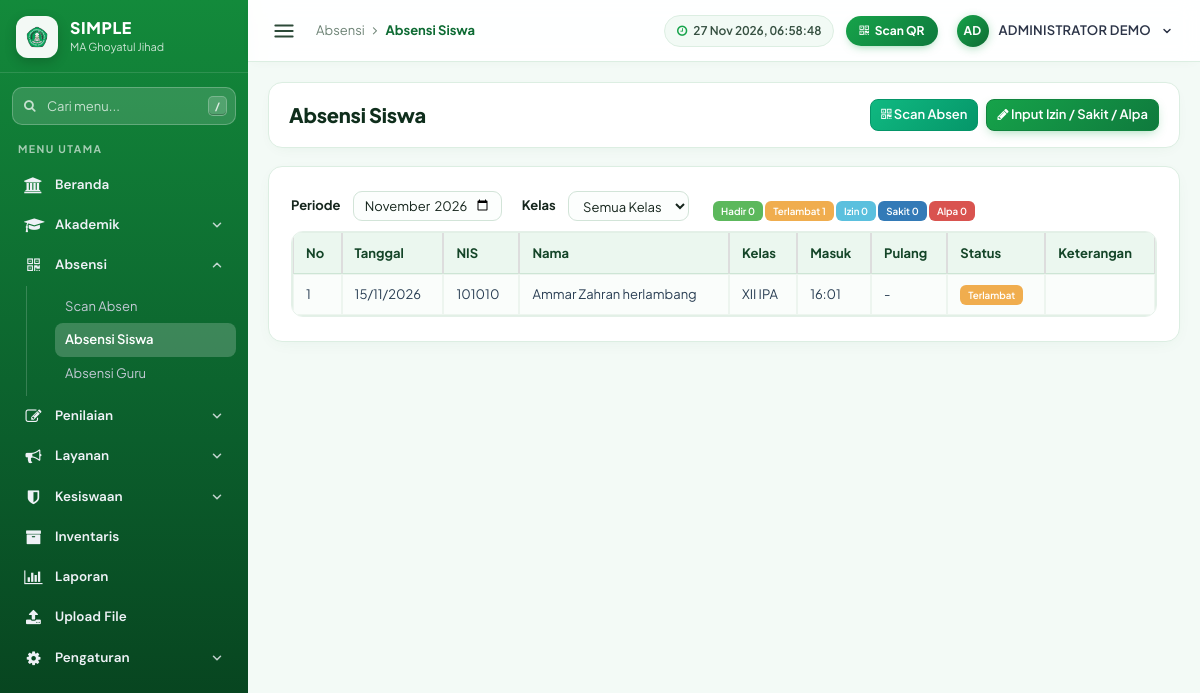
Screenshot of /index.php?page=Absen-Siswa (signed in) with the database file from the repository.
### tables this page shows
CREATE TABLE `absensi_siswa` (
  `id` int NOT NULL,
  `siswa_id` int NOT NULL,
  `tanggal` date NOT NULL,
  `jam_masuk` time DEFAULT NULL,
  `jam_pulang` time DEFAULT NULL,
  `status` varchar(12) NOT NULL DEFAULT 'Hadir',
  `keterangan` varchar(100) DEFAULT NULL
);

CREATE TABLE `siswa` (
  `id` int NOT NULL,
  `nis` varchar(20) NOT NULL,
  `nisn` varchar(20) DEFAULT NULL,
  `nama` varchar(120) NOT NULL,
  `jenis_kelamin` char(1) NOT NULL DEFAULT 'L',
  `kelas_id` int DEFAULT NULL,
  `tanggal_lahir` date DEFAULT NULL,
  `alamat` varchar(200) DEFAULT NULL,
  `nama_wali` varchar(120) DEFAULT NULL,
  `no_hp_wali` varchar(30) DEFAULT NULL,
  `status` varchar(10) NOT NULL DEFAULT 'Active',
  `foto` varchar(100) DEFAULT NULL
);

CREATE TABLE `kelas` (
  `id` int NOT NULL,
  `nama` varchar(30) NOT NULL,
  `tingkat` varchar(5) NOT NULL,
  `jurusan` varchar(30) DEFAULT NULL,
  `wali_guru_id` int DEFAULT NULL
);

### index.php (called while the page is built, shortened)
<?php
require_once __DIR__ . '/library/helpers.php';
$routes = [
    'Dashboard' => 'pages/home.php',
    'Data-Siswa' => 'pages/siswa.php',
    'Data-Guru' => 'pages/guru.php',
    'Data-Kelas' => 'pages/kelas.php',
    'Absen-Scan' => 'pages/absen_scan.php',
    'Absen-Siswa' => 'pages/absen_siswa.php',
    'Absen-Guru' => 'pages/absen_guru.php',
    'Cetak-Kartu' => 'pages/kartu.php',
    'Profile' => 'pages/profile.php',
    'User-Guide' => 'pages/help.php',
    'Help' => 'pages/help.php',
    'Users' => 'pages/users.php',
    'Upload-File' => 'pages/upload_file.php',
    'Tahun-Ajaran' => 'pages/tahun_ajaran.php',
    'Mata-Pelajaran' => 'pages/mapel.php',
    'Jadwal' => 'pages/jadwal.php',
    'Perizinan' => 'pages/perizinan.php',
    'Pengumuman' => 'pages/pengumuman.php',
    'Kenaikan-Kelas' => 'pages/kenaikan.php',
    'Input-Nilai' => 'pages/nilai.php',
    'Rapor' => 'pages/rapor.php',
    'Cetak-Rapor' => 'pages/cetak_rapor.php',
    'Laporan' => 'pages/laporan.php',
    'Pelanggaran' => 'pages/pelanggaran.php',
    'Inventaris' => 'pages/inventaris.php',
    'Master-Menu' => 'pages/master_menu.php',
];
$page = $_GET['page'] ?? 'Dashboard';
require __DIR__ . '/' . $routes[$page];

### library/helpers.php (called while the page is built, shortened)
<?php
function e($s) { return htmlspecialchars((string)$s, ENT_QUOTES, 'UTF-8'); }
function role() { return strtoupper((string)($_SESSION['SES_ROLE'] ?? '')); }
function canEdit() { return in_array(role(), ['ADMIN', 'TATA USAHA'], true); }
function qall($db, $sql, $types = '', $p = []) {
    $st = $db->prepare($sql);
    if ($types) $st->bind_param($types, ...$p);
    $st->execute();
    return $st->get_result()->fetch_all(MYSQLI_ASSOC);
}

### pages/absen_siswa.php (the view, shortened to what this page needs)
<?php
$db = $koneksidb;
$kelasList = qall($db, "SELECT id, nama FROM kelas ORDER BY FIELD(tingkat,'X','XI','XII'), jurusan");
$bolehInput = canEdit() || in_array(role(), ['GURU', 'WAKIL KEPALA'], true);
$bulanIni = date('Y-m'); $bulan = $_GET['bulan'] ?? $bulanIni;
$awal = $bulan . '-01'; $akhir = date('Y-m-d', strtotime($awal . ' +1 month'));
$fKelas = (int)($_GET['kelas'] ?? 0);
$sql = "SELECT a.tanggal, a.jam_masuk, a.jam_pulang, a.status, a.keterangan, s.nis, s.nama, k.nama AS kelas
        FROM absensi_siswa a JOIN siswa s ON s.id = a.siswa_id LEFT JOIN kelas k ON k.id = s.kelas_id
        WHERE a.tanggal >= ? AND a.tanggal < ?" . ($fKelas ? ' AND s.kelas_id = ?' : '') . " ORDER BY a.tanggal DESC, k.nama, s.nama";
$rows = $fKelas ? qall($db, $sql, 'ssi', [$awal, $akhir, $fKelas]) : qall($db, $sql, 'ss', [$awal, $akhir]);
$cnt = ['Hadir' => 0, 'Terlambat' => 0, 'Izin' => 0, 'Sakit' => 0, 'Alpa' => 0];
foreach ($rows as $r) if (isset($cnt[$r['status']])) $cnt[$r['status']]++;
$lbl = ['Hadir' => 'success', 'Terlambat' => 'warning', 'Izin' => 'info', 'Sakit' => 'primary', 'Alpa' => 'danger'];
include "header.php";
?>
<div class="right_col" role="main">
  <div class="page-title"><div class="title_left"><h3>Absensi Siswa</h3></div>
    <div class="title_right"><a href="?page=Absen-Scan" class="btn btn-success btn-sm"><i class="fa fa-qrcode"></i> Scan Absen</a>
      <?php if ($bolehInput): ?><button class="btn btn-primary btn-sm" data-toggle="modal" data-target="#mdlManual"><i class="fa fa-pencil"></i> Input Izin / Sakit / Alpa</button><?php endif; ?></div></div>
  <div class="x_panel"><div class="x_content">
    <form method="GET" class="form-inline" style="margin-bottom:10px"><input type="hidden" name="page" value="Absen-Siswa">
      <label>Periode&nbsp;</label><input type="month" name="bulan" class="form-control input-sm" max="<?= $bulanIni ?>" value="<?= e($bulan) ?>" onchange="this.form.submit()">
      <label style="margin-left:10px">Kelas&nbsp;</label><select name="kelas" class="form-control input-sm" onchange="this.form.submit()"><option value="0">Semua Kelas</option>
        <?php foreach ($kelasList as $k): ?><option value="<?= $k['id'] ?>"<?= $fKelas === (int)$k['id'] ? ' selected' : '' ?>><?= e($k['nama']) ?></option><?php endforeach; ?></select>
      <span style="margin-left:14px"><?php foreach ($cnt as $k => $v): ?><span class="label label-<?= $lbl[$k] ?>"><?= $k ?> <?= $v ?></span> <?php endforeach; ?></span>
    </form>
    <div class="table-responsive"><table id="tbl" class="table table-bordered table-striped" width="100%">
      <thead><tr><th>No</th><th>Tanggal</th><th>NIS</th><th>Nama</th><th>Kelas</th><th>Masuk</th><th>Pulang</th><th>Status</th><th>Keterangan</th></tr></thead>
      <tbody><?php foreach ($rows as $i => $r): ?>
        <tr><td><?= $i + 1 ?></td><td><?= date('d/m/Y', strtotime($r['tanggal'])) ?></td><td><?= e($r['nis']) ?></td><td><?= e($r['nama']) ?></td><td><?= e($r['kelas']) ?></td>
          <td><?= e(substr((string)$r['jam_masuk'], 0, 5)) ?: '-' ?></td><td><?= e(substr((string)$r['jam_pulang'], 0, 5)) ?: '-' ?></td>
          <td><span class="label label-<?= $lbl[$r['status']] ?? 'default' ?>"><?= e($r['status']) ?></span></td><td><?= e($r['keterangan']) ?></td></tr>
      <?php endforeach; ?></tbody>
    </table></div>
  </div></div>
</div>
<?php if ($bolehInput): ?>
<div class="modal fade" id="mdlManual" tabindex="-1"><div class="modal-dialog"><form class="modal-content" method="POST">
  <div class="modal-header"><button type="button" class="close" data-dismiss="modal">&times;</button><h4 class="modal-title">Input Absensi Manual</h4></div>
  <div class="modal-body">
    <div class="form-group"><label>Kelas</label><select class="form-control" id="mKelas"><?php foreach ($kelasList as $k) echo '<option value="' . $k['id'] . '">' . e($k['nama']) . '</option>'; ?></select></div>
    <div class="form-group"><label>Siswa</label><select class="form-control" name="siswa_id" id="mSiswa" required></select></div>
    <div class="form-group"><label>Tanggal</label><input type="date" class="form-control" name="tanggal" value="<?= date('Y-m-d') ?>" max="<?= date('Y-m-d') ?>" required></div>
    <div class="form-group"><label>Status</label><select class="form-control" name="status"><option>Izin</option><option>Sakit</option><option>Alpa</option><option>Hadir</option></select></div>
    <div class="form-group"><label>Keterangan</label><input class="form-control" name="keterangan" placeholder="mis. surat dokter"></div>
  </div>
  <div class="modal-footer"><button type="button" class="btn btn-default" data-dismiss="modal">Batal</button><button class="btn btn-primary">Simpan</button></div>
</form></div></div>
<?php endif; include "footer.php"; ?>

### assets/css/simple.css (style rules this page uses)
:root { --bg: #060a13; --panel: #0c1220; --card: #111a2d; --card-hover: #16223a; --line: #1e2a45; --fg: #e9eef8; --muted: #92a0bd; --green: #25b84f; --green-soft: rgba(37, 184, 79, .14); --amber: #fcb900; --amber-soft: rgba(252, 185, 0, .14); --danger: #ff6b6b; --font-display: "Sora", "Segoe UI", system-ui, sans-serif; --font-body: "Plus Jakarta Sans", "Segoe UI", system-ui, sans-serif; color-scheme: dark; }
* { box-sizing: border-box; }
html, body { height: 100%; }
body { background: var(--bg); color: var(--fg); font-family: var(--font-body); font-size: 15px; line-height: 1.5; padding-left: max(0px, env(safe-area-inset-left, 0px)); padding-right: max(0px, env(safe-area-inset-right, 0px)); }
button, input { font: inherit; color: inherit; }

### assets/css/legacy.css (style rules this page uses)
.right_col { padding: 0 4px 24px; color: #2a3f54; }
.right_col .page-title { display: flex; flex-wrap: wrap; align-items: center; justify-content: space-between; gap: 8px; margin: 0 0 14px; padding: 0; }
.right_col .page-title h3 { margin: 0; font-size: 22px; font-weight: 600; color: #1c2438; }
.right_col .title_left, .right_col .title_right { width: auto; float: none; padding: 0; min-height: 0; }
.x_panel { background: #fff; border: 1px solid #dde1e9; border-radius: 8px; padding: 14px 18px; margin-bottom: 16px; position: relative; box-shadow: 0 1px 2px rgba(20,30,60,.04); }
.x_content { padding: 4px 0; }
.btn { border-radius: 6px; }
.right_col .form-control { box-shadow: none; }
body { margin:0 }
:root { color-scheme: light; }
body { font-size: 13px; }
.right_col input, .right_col select, .right_col textarea, .dataTables_wrapper select, .dataTables_wrapper input { background: #fff; color: #333; border: 1px solid #ccc; border-radius: 4px; font-size: 13px; }
.right_col select option { background: #fff; color: #333; }
table.dataTable thead th, table.table thead th { color: #1c2438; background: #fff; }
table.dataTable tbody td, table.table tbody td { color: #2a3f54; }
.right_col .page-title h3 { font-size: 19px; }
.right_col .btn { font-size: 13px; }

### rows the page displays
absensi_siswa: tanggal "15/11/2026", siswa.nis "101010", siswa.nama "Ammar Zahran herlambang", kelas.nama "XII IPA", jam_masuk "16:01", jam_pulang "-", status "Terlambat"

### other values shown
$nm "Beranda"
$nm "Akademik"
$nm "Absensi"
$k[0] "Scan Absen"
$k[0] "Absensi Siswa"
$k[0] "Absensi Guru"
$nm "Penilaian"
$nm "Layanan"
$nm "Kesiswaan"
$nm "Inventaris"
$nm "Laporan"
$nm "Upload File"
$nm "Pengaturan"
$c "Absensi"
$c "Absensi Siswa"
